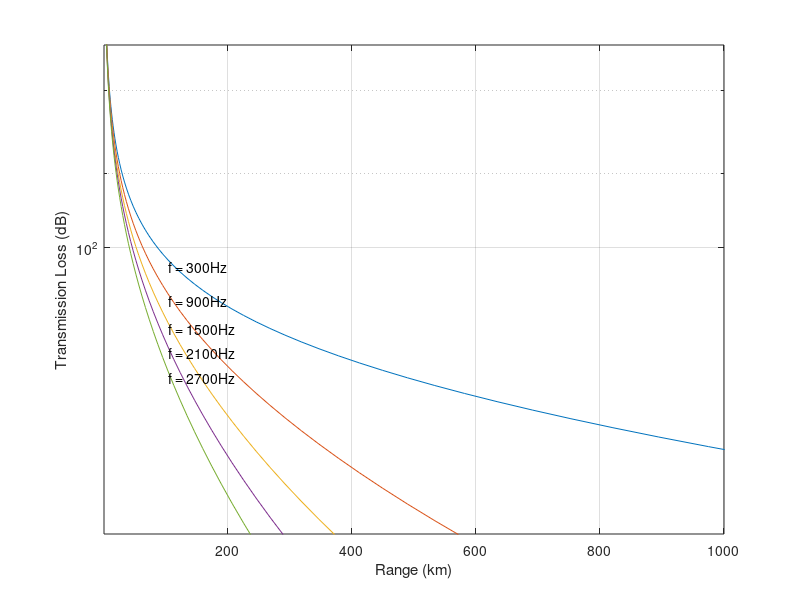
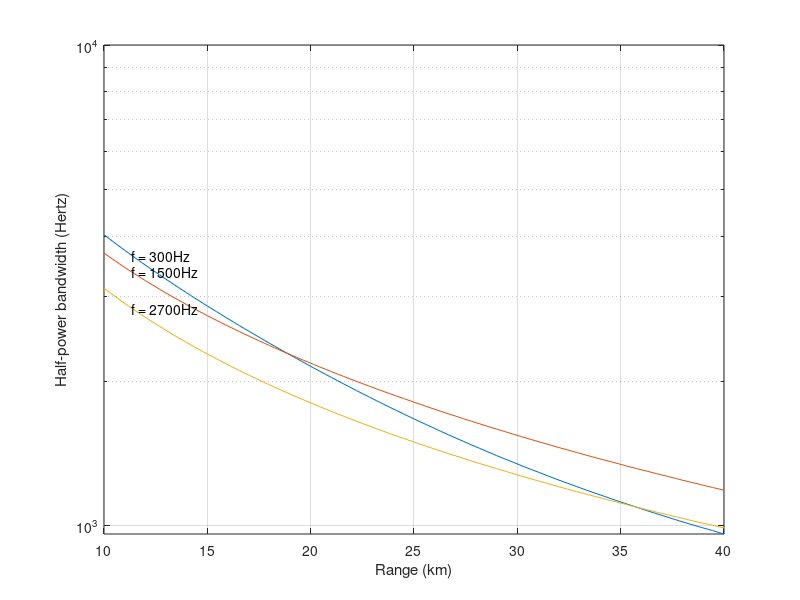

MATLAB code to generate these figures, in order:
% Long-Range Transmission Loss according to Thorp and
% half-power bandwidth for selected frequencies in the ULF band
% Author: Michel Barbeau
% Version: June 16, 2017
%
close all
clear all
%%% Plot attenuation
%
% selected frequencies
f = [.3 .9 1.5 2.1 2.7 ]; % kHz
f2 = f.*f; % squared frequencies
% distances
Rkm = logspace(log10(1),log10(5000),100);
% absorption
alpha = 0.11*f2./(1+f2) + 44*f2./(4100+f2) + 0.000275*f2 + 0.003; 
for j = 1:length(f) % for each frequency
     % calculate the transmission loss
     TL = 2*10*log10(1e3*Rkm) + alpha(j)*Rkm;
     % plot
     semilogy(Rkm,TL);
     hold on;
     % label
     text(Rkm(55),TL(55)+1,['f = ' num2str(1e3*f(j)) 'Hz']); 
end
xlabel('Range (km)');
ylabel('Transmission Loss (dB)')
axis ij;
grid on;
axis([1 1e3 75 150]);
figure;
%%% plot half-power bandwidth
%
% selected frequencies
f = [ .3 1.5 2.7 ]; % kHz
% distances
Rkm = logspace(log10(10),log10(40),100);
for j = 1:length(f) % for each frequency
   hpb=zeros(1,length(Rkm)); % init an array
   for i = 1:length(Rkm) % for each distance
      % determine the upper frequency where attenuation is 3 dB down
      g = f(j); % start from a selected frequency
      g2 = g*g; % squared
      % absorption
      alpha = 0.11*g2/(1+g2) + 44*g2/(4100+g2) + 0.000275*g2 + 0.003;
      TL = 2*10*log10(1e3*Rkm(i)) + alpha*Rkm(i);
      dTL = 0; k = 0;
      while dTL<3
         g = g + 0.001; k = k + 1; % increase upper frequency
         g2 = g*g; 
         alpha = 0.11*g2/(1+g2) + 44*g2/(4100+g2) + 0.000275*g2 + 0.003;
         newTL = 2*10*log10(1e3*Rkm(i)) + alpha*Rkm(i);
         dTL = newTL - TL;
      end
      hpb(i) = k; % half-power bandwidth in Hertz
   end
   semilogy(Rkm,hpb);
   hold on;
   text(Rkm(10),hpb(10)+1,['f = ' num2str(1e3*f(j)) 'Hz']);
end
xlabel('Range (km)');
ylabel('Half-power bandwidth (Hertz)')
grid on;
axis([10 40 0 1e4]);


